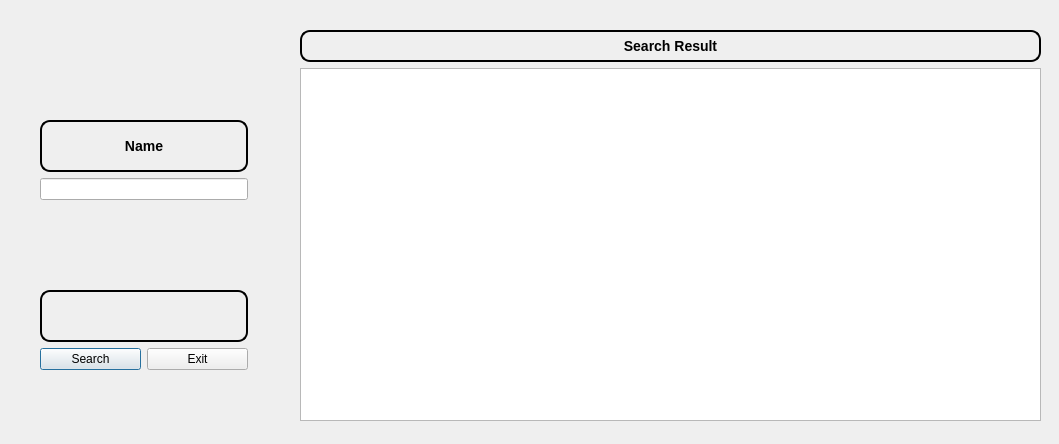
<?xml version="1.0" encoding="UTF-8"?>
<ui version="4.0">
 <class>customersearch</class>
 <widget class="QDialog" name="customersearch">
  <property name="geometry">
   <rect>
    <x>0</x>
    <y>0</y>
    <width>1059</width>
    <height>444</height>
   </rect>
  </property>
  <property name="windowTitle">
   <string>Dialog</string>
  </property>
  <widget class="QWidget" name="verticalLayoutWidget">
   <property name="geometry">
    <rect>
     <x>40</x>
     <y>120</y>
     <width>208</width>
     <height>80</height>
    </rect>
   </property>
   <layout class="QVBoxLayout" name="verticalLayout">
    <item>
     <widget class="QLabel" name="label">
      <property name="styleSheet">
       <string notr="true">border-style: outset;
    border-width: 2px;
    border-radius: 10px;
    border-color: black;
    font: bold 14px;
    min-width: 10em;
    padding: 6px;</string>
      </property>
      <property name="text">
       <string>Name</string>
      </property>
      <property name="alignment">
       <set>Qt::AlignCenter</set>
      </property>
     </widget>
    </item>
    <item>
     <widget class="QLineEdit" name="ssnrtxt"/>
    </item>
   </layout>
  </widget>
  <widget class="QWidget" name="verticalLayoutWidget_2">
   <property name="geometry">
    <rect>
     <x>40</x>
     <y>290</y>
     <width>208</width>
     <height>80</height>
    </rect>
   </property>
   <layout class="QVBoxLayout" name="verticalLayout_2">
    <item>
     <widget class="QLabel" name="message">
      <property name="styleSheet">
       <string notr="true">border-style: outset;
    border-width: 2px;
    border-radius: 10px;
    border-color: black;
    font: bold 14px;
    min-width: 10em;
    padding: 6px;</string>
      </property>
      <property name="text">
       <string/>
      </property>
      <property name="alignment">
       <set>Qt::AlignCenter</set>
      </property>
     </widget>
    </item>
    <item>
     <layout class="QHBoxLayout" name="horizontalLayout">
      <item>
       <widget class="QPushButton" name="searchbutton">
        <property name="text">
         <string>Search</string>
        </property>
       </widget>
      </item>
      <item>
       <widget class="QPushButton" name="pushButton_2">
        <property name="text">
         <string>Exit</string>
        </property>
       </widget>
      </item>
     </layout>
    </item>
   </layout>
  </widget>
  <widget class="QWidget" name="verticalLayoutWidget_3">
   <property name="geometry">
    <rect>
     <x>300</x>
     <y>30</y>
     <width>741</width>
     <height>391</height>
    </rect>
   </property>
   <layout class="QVBoxLayout" name="verticalLayout_3">
    <item>
     <widget class="QLabel" name="label_3">
      <property name="styleSheet">
       <string notr="true">border-style: outset;
    border-width: 2px;
    border-radius: 10px;
    border-color: black;
    font: bold 14px;
    min-width: 10em;
    padding: 6px;</string>
      </property>
      <property name="text">
       <string>Search Result</string>
      </property>
      <property name="alignment">
       <set>Qt::AlignCenter</set>
      </property>
     </widget>
    </item>
    <item>
     <widget class="QTableView" name="tableView"/>
    </item>
   </layout>
  </widget>
 </widget>
 <resources/>
 <connections/>
</ui>
